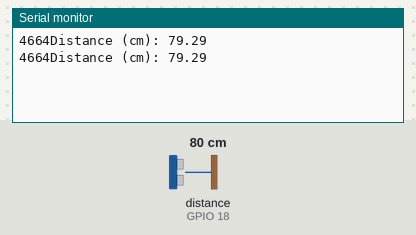
Recording of a sketch running on a simulated ESP32. On the bench: the last lines printed to the serial monitor. Wiring (from diagram.json): ultrasonic range finder: trigger GPIO 5; echo GPIO 18. The inputs (shaded band) are chosen by the test bench; at power-on: distance to the obstacle (sensor on GPIO 18) 80 cm. The echo pulse lasts 58.3 µs per cm.

Above: at 1.8 s.
1.9 s: distance to the obstacle (sensor on GPIO 18) set to 2 cm
At 2.8 s:
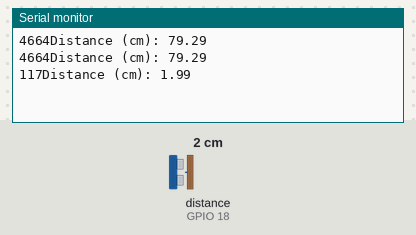
3.4 s: distance to the obstacle (sensor on GPIO 18) set to 4 cm
At 4.8 s:
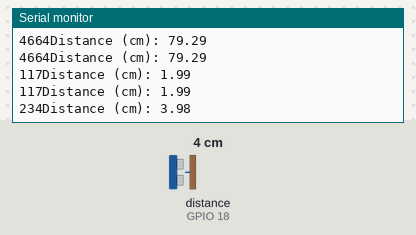
Timing chart, 0 to 6.4 s (numbered marks = the images above; inputs shaded):
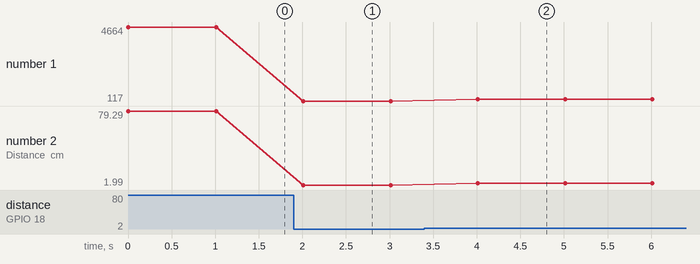

The sketch:

sketch.ino
```cpp
// (licence header left out)
const int trigPin = 5;
const int echoPin =18;

//define sound speed in cm/uS
#define SOUND_SPEED 0.034
#define CM_TO_INCH 0.393701

long duration;
float distanceCm;


void setup() {
  Serial.begin(115200); // Starts the serial communication
  pinMode(trigPin, OUTPUT); // Sets the trigPin as an Output
  pinMode(echoPin, INPUT); // Sets the echoPin as an Input
}

void loop() {
  // Clears the trigPin
  digitalWrite(trigPin, LOW);
  delayMicroseconds(2);
  // Sets the trigPin on HIGH state for 10 micro seconds
  digitalWrite(trigPin, HIGH);
  delayMicroseconds(10);
  digitalWrite(trigPin, LOW);

  // Reads the echoPin, returns the sound wave travel time in microseconds
  duration = pulseIn(echoPin, HIGH);
  Serial.print(duration);
  // Calculate the distance
  distanceCm = (duration * SOUND_SPEED) / 2;

  // Prints the distance in the Serial Monitor
  Serial.print("Distance (cm): ");
  Serial.println(distanceCm);

  delay(1000);
}
```

Measured:
- after the input at 1.9 s, the serial monitor: prints a new line after 0.11 s (image 1)
- after the input at 3.4 s, the serial monitor: prints a new line after 0.61 s (image 2)
- plotted number 1: 4664 → 117 after the input at 1.9 s, 117 → 234 after the input at 3.4 s
- plotted number 2: 79.29 → 1.99 after the input at 1.9 s, 1.99 → 3.98 after the input at 3.4 s
